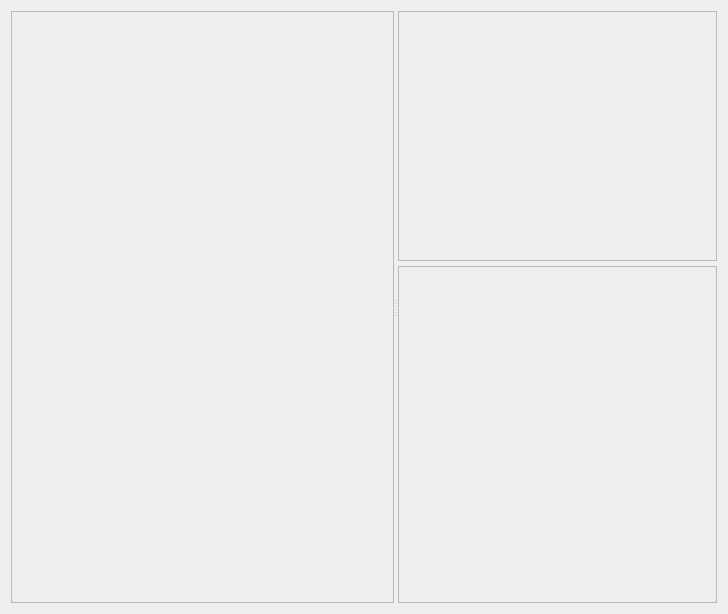
<?xml version="1.0" encoding="UTF-8"?>
<ui version="4.0">
 <class>Form</class>
 <widget class="QWidget" name="Form">
  <property name="geometry">
   <rect>
    <x>0</x>
    <y>0</y>
    <width>728</width>
    <height>614</height>
   </rect>
  </property>
  <property name="windowTitle">
   <string>Form</string>
  </property>
  <layout class="QVBoxLayout" name="verticalLayout_2">
   <item>
    <widget class="QSplitter" name="splitter">
     <property name="orientation">
      <enum>Qt::Horizontal</enum>
     </property>
     <widget class="QFrame" name="containerTree">
      <property name="minimumSize">
       <size>
        <width>300</width>
        <height>300</height>
       </size>
      </property>
      <property name="maximumSize">
       <size>
        <width>16777215</width>
        <height>16777215</height>
       </size>
      </property>
      <property name="frameShape">
       <enum>QFrame::StyledPanel</enum>
      </property>
      <property name="frameShadow">
       <enum>QFrame::Raised</enum>
      </property>
     </widget>
     <widget class="QWidget" name="containerRight" native="true">
      <property name="sizePolicy">
       <sizepolicy hsizetype="Expanding" vsizetype="Preferred">
        <horstretch>0</horstretch>
        <verstretch>0</verstretch>
       </sizepolicy>
      </property>
      <layout class="QVBoxLayout" name="verticalLayout">
       <property name="spacing">
        <number>5</number>
       </property>
       <property name="margin">
        <number>0</number>
       </property>
       <item>
        <widget class="QFrame" name="containerProp">
         <property name="minimumSize">
          <size>
           <width>250</width>
           <height>250</height>
          </size>
         </property>
         <property name="frameShape">
          <enum>QFrame::StyledPanel</enum>
         </property>
         <property name="frameShadow">
          <enum>QFrame::Raised</enum>
         </property>
        </widget>
       </item>
       <item>
        <widget class="QFrame" name="containerPreview">
         <property name="sizePolicy">
          <sizepolicy hsizetype="Preferred" vsizetype="Expanding">
           <horstretch>0</horstretch>
           <verstretch>0</verstretch>
          </sizepolicy>
         </property>
         <property name="minimumSize">
          <size>
           <width>200</width>
           <height>200</height>
          </size>
         </property>
         <property name="frameShape">
          <enum>QFrame::StyledPanel</enum>
         </property>
         <property name="frameShadow">
          <enum>QFrame::Raised</enum>
         </property>
        </widget>
       </item>
      </layout>
     </widget>
    </widget>
   </item>
  </layout>
 </widget>
 <resources/>
 <connections/>
</ui>
